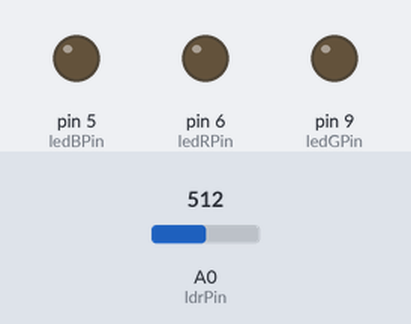
Recording of a sketch running on a simulated Arduino Uno, built with avr-gcc and run on an emulated ATmega328P. On the bench: output pins drawn as LEDs (lit = HIGH). Inputs (shaded band) come from the test bench; at power-on: A0 (ldrPin) = 512.

Above: at 1.2 s.
1.3 s: A0 (ldrPin) set to 210
2.8 s: A0 (ldrPin) set to 192
At 3.6 s:
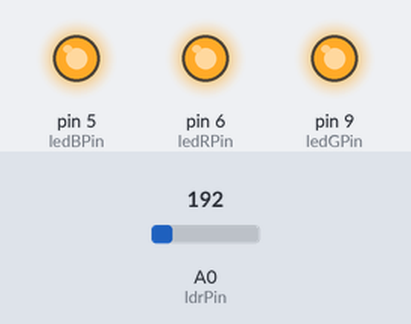
4.3 s: A0 (ldrPin) set to 306
At 4.7 s:
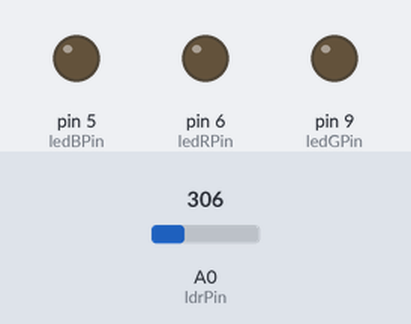
5.8 s: A0 (ldrPin) set to 190
At 7.1 s:
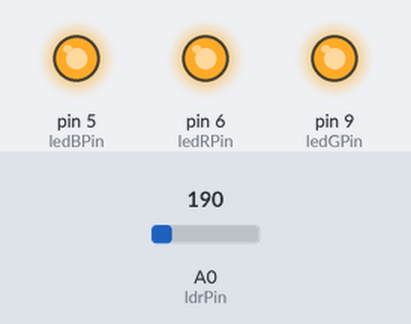
Timing chart, 0 to 8.3 s (numbered marks = the images above; inputs shaded):
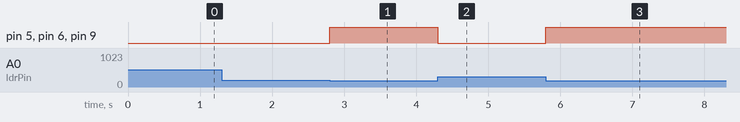

Measured:
- the behaviour switches between 200 and 199 on A0 (ldrPin) (found by bisection; images 0 and 1)
- after the input at 1.3 s, every drawn part: stays the same
- after the input at 2.8 s, pin 5 (ledBPin), pin 6 (ledRPin), pin 9 (ledGPin): LOW → HIGH at once
- after the input at 4.3 s, pin 5 (ledBPin), pin 6 (ledRPin), pin 9 (ledGPin): HIGH → LOW at once
- after the input at 5.8 s, pin 5 (ledBPin), pin 6 (ledRPin), pin 9 (ledGPin): LOW → HIGH at once

The sketch:

InterruptorCrepuscular.ino
```cpp
int ldrPin=A0; //Variable para almacenar el pin de la LDR
int ldrValue=0; //Variable para almacenar el valor que recibimos de la LDR

int ledRPin=6; //Pin del LED rojo
int ledGPin=9; //Pin del LED verde
int ledBPin=5; //Pin del LED azul

void setup(){
  //Inicializamos los pines de los LEDs como salidas
  pinMode(ledRPin, OUTPUT);
  pinMode(ledGPin, OUTPUT);
  pinMode(ledBPin, OUTPUT);
}

void loop(){
  //Leemos el valor que nos proporciona la LDR
  ldrValue=analogRead(ldrPin);
  //Si el valor esta por debajo del umbral, encenderemos todos los LEDs para simular el color blanco
  if(ldrValue<200){
    digitalWrite(ledRPin, HIGH);
    digitalWrite(ledGPin, HIGH);
    digitalWrite(ledBPin, HIGH);
  }
  //Si no, apagaremos todos los LEDs
  else{
    digitalWrite(ledRPin, LOW);
    digitalWrite(ledGPin, LOW);
    digitalWrite(ledBPin, LOW);
  }
}
```
